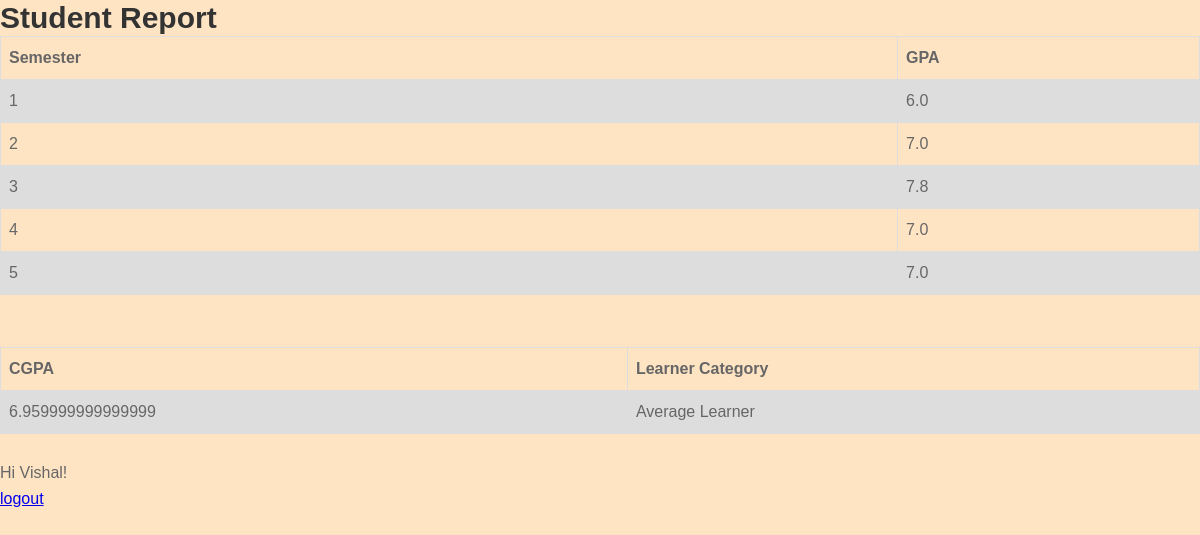
Screenshot of / (signed in) with the database file from the repository.
### hello/models.py (models this page shows)
class Score(models.Model):
	student = models.ForeignKey(User, on_delete=models.CASCADE)
	score = models.FloatField()
	semester = models.IntegerField()

### hello/views.py (the view)
# urls.py: url(r'^$', views.HomePageView.as_view(), name = 'home'),
class HomePageView(TemplateView):
	def get(self, request, **kwargs):
		scores = Score.objects.filter(student__username=request.user.username).order_by('semester')
		cgpa = 0.0
		if(len(scores)):
			cgpa = calculate_cgpa(scores)
		category = "Slow Learner"
		if(cgpa >= 8.5):
			category = "Fast Learner"
		elif(cgpa < 8.5 and cgpa > 5.0):
			category = "Average Learner"
		return render(request, 'home_page.html', {'scores' : scores, 'cgpa' : cgpa, 'category' : category})

### hello/views.py (called while the page is built)
def calculate_cgpa(scores):
	total = 0.0
	for score in scores:
		total += score.score
	return total / len(scores)

### templates/home_page.html (shortened to what this page needs)
{% extends 'base.html' %}
{% block content %}
{% if user.is_authenticated %}
{% load static %}
<!DOCTYPE html>
<html>
<head>
</head>
<body>
<h2>Student Report</h2>
<table>
  <col width="150">
  <col width="50">
  <tr>
      <th>Semester</th>
      <th>GPA</th>
  </tr>
  {% for score in scores %}
    <tr>
      <td>{{ score.semester }}</td>
      <td>{{ score.score }}</td>
    </tr>
  {% endfor %}
</table>
<br>
<br>
<table>
  <tr>
      <th>CGPA </th>
      <th>Learner Category</th>
  </tr>
  <tr>
    <td>{{ cgpa }}</td>
    <td>{{ category }} </td>
  </tr>
</table>
<br>
Hi {{ user.username }}!
  <p><a href="{% url 'logout' %}">logout</a></p>
{% else %}
  <p>You are not logged in</p>
  <a href="{% url 'login' %}">login</a>
{% endif %}
</body>
</html>
{% endblock %}

### templates/home_page.html (style rules this page uses)
table { font-family: arial, sans-serif; border-collapse: collapse; width: 100%; }
td, th { border: 1px solid #dddddd; text-align: left; padding: 8px; }
tr:nth-child(even) { background-color: #dddddd; }

### rows the page displays
Score: semester "1", score "6.0"
Score: semester "2", score "7.0"
Score: semester "3", score "7.8"
Score: semester "4", score "7.0"
Score: semester "5", score "7.0"

### other values shown
{{ cgpa }} "6.959999999999999"
{{ category }} "Average Learner"
{{ user.username }} "Vishal"
